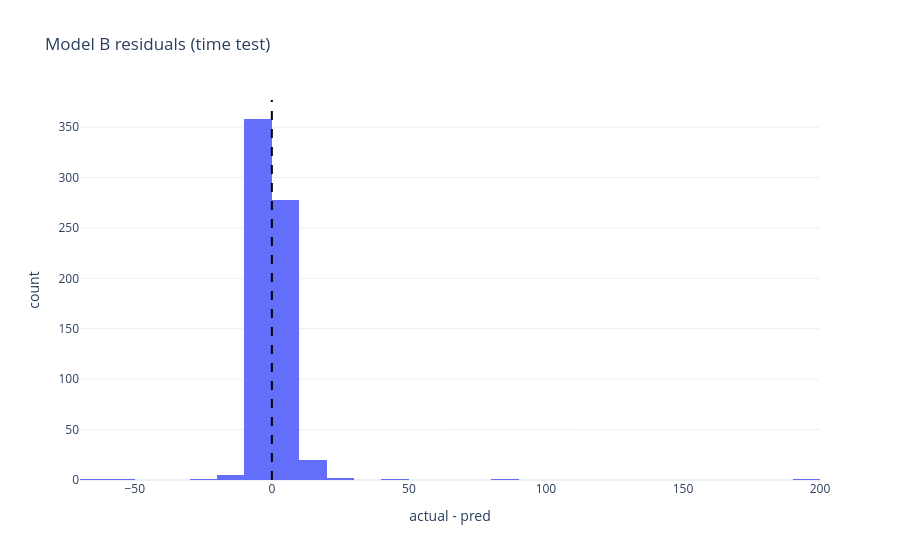

The notebook cell this image was saved under:
### Code cell
r = y_test_t.values - pred_rf_b_t
fig = px.histogram(
    x=r,
    nbins=30,
    title="Model B residuals (time test)",
    labels={"x": "actual - pred", "y": "count"},
)
fig.add_vline(x=0, line_dash="dash", line_color="black")
fig.update_layout(template="plotly_white", paper_bgcolor="rgba(0,0,0,0)", plot_bgcolor="rgba(0,0,0,0)")
fig.write_image("images/modelb_residuals_time.png", scale=2)
fig.show()

### Figure 1 — Plotly figure (JSON) as saved in the notebook; plotly's stock layout.template omitted (floating-point values rounded to 4 significant figures; data arrays with more than 128 entries replaced by an {"elided": "..."} marker saying what was removed)
{"data": [{"bingroup": "x", "hovertemplate": "actual - pred=%{x}<br>count=%{y}<extra></extra>", "legendgroup": "", "marker": {"color": "#636efa", "pattern": {"shape": ""}}, "name": "", "nbinsx": 30, "orientation": "v", "showlegend": false, "x": {"elided": "669 float values"}, "xaxis": "x", "yaxis": "y", "type": "histogram"}], "layout": {"xaxis": {"anchor": "y", "domain": [0.0, 1.0], "title": {"text": "actual - pred"}}, "yaxis": {"anchor": "x", "domain": [0.0, 1.0], "title": {"text": "count"}}, "legend": {"tracegroupgap": 0}, "title": {"text": "Model B residuals (time test)"}, "barmode": "relative", "shapes": [{"line": {"color": "black", "dash": "dash"}, "type": "line", "x0": 0, "x1": 0, "xref": "x", "y0": 0, "y1": 1, "yref": "y domain"}], "paper_bgcolor": "rgba(0,0,0,0)", "plot_bgcolor": "rgba(0,0,0,0)"}}
